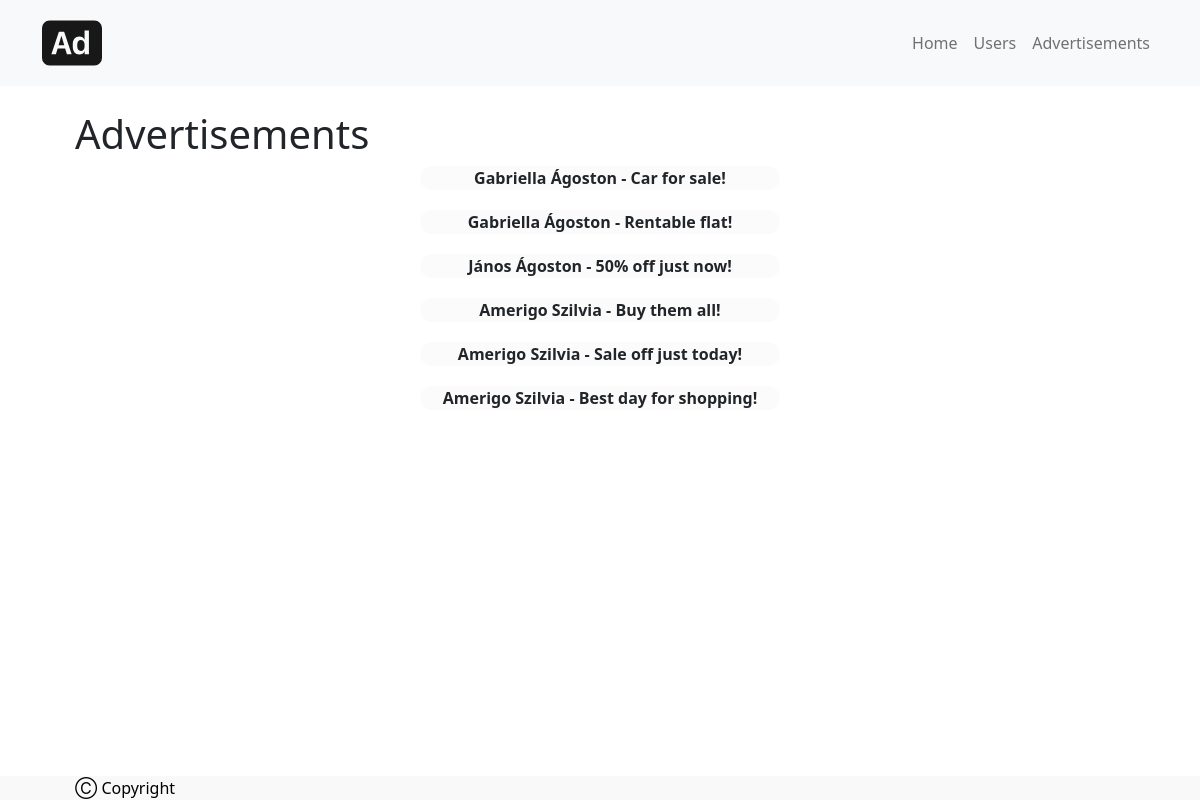
Screenshot of /?page=advertisements with the database file from the repository.
### tables this page shows
CREATE TABLE `advertisements` (
  `id` int(11) NOT NULL,
  `userid` int(11) NOT NULL,
  `title` varchar(70) NOT NULL
);

### classes/autoloader.php (called while the page is built, shortened)
<?php
    spl_autoload_register(function($class) {
        $class = strtolower($class);
        $class = str_replace('\\', '/', $class);
    });

### classes/req.php (called while the page is built, shortened)
<?php
class Req {
    public static function Get($name) {
        if(isset($_GET[$name])) {
            return htmlspecialchars($_GET[$name]);
        }
        return null;
    }
    public static function GetPage() {
        $page = self::Get('page');
        return $page;
    }
}

### classes/controller/advertisementController.php (called while the page is built, shortened)
<?php
class AdvertisementController {
    public static function Main(){
        $advertisements = \Classes\Model\Advertisement::GetAdvertisements();
        \Classes\View\AdvertisementView::ShowAdvertisementList($advertisements);
    }
}

### classes/model/db.php (called while the page is built, shortened)
<?php
class Db {
    public static function Query($sql, $params = []) {
        if(!self::$pdo) {
            self::$pdo = new \PDO('mysql:host=localhost;dbname=database;
            charset=utf8mb4', 'Brad', '1234');
        }
        $query = self::$pdo->prepare($sql);
        $query->execute($params);
        return $query;
    }
    public static function Select($table, $where = null) {
        $sql = 'SELECT * FROM ' . $table;
        $query = self::Query($sql);
        return $query->fetchAll(\PDO::FETCH_ASSOC);
    }
    private static $pdo = null;
}

### classes/model/advertisement.php (called while the page is built, shortened)
<?php
class Advertisement {
    public static function GetAdvertisements() {
        return Db::Select('advertisements');
    }
}

### classes/view/advertisementView.php (the view, shortened to what this page needs)
<?php
class AdvertisementView {
    public static function ShowAdvertisementList($advertisements) {
        echo '<h1>Advertisements</h1>';
        foreach ($advertisements as $advertisement) {
            switch ($advertisement['userid']) {
                case '1':
                    $name ='Gabriella Ágoston';
                    break;
                case '2':
                    $name ='János Ágoston';
                    break;
                case '3':
                    $name ='Amerigo Szilvia';
                    break;
            }
            echo '
                <p>'
                    .$name.' - '.$advertisement['title'].'
                </p>';
        }
    }
}

### classes/page.php (shortened to what this page needs)
<?php
class Page {
    public static function ShowBegin() {
        echo '<!DOCTYPE html>
        <html lang="en">
        <head>
            <link href="https://cdn.jsdelivr.net/npm/bootstrap@5.2.0-beta1/dist/css/bootstrap.min.css" rel="stylesheet">
            <link rel="stylesheet" href="style.css">
        </head>
        <body>
            <header>
                <nav class="navbar navbar-expand-sm navbar-light bg-light mb-4">
                    <div class="container">
                    <a class="navbar-brand" href="#"><svg xmlns="http://www.w3.org/2000/svg" width="60" height="60" fill="currentColor" class="bi bi-badge-ad-fill" viewBox="0 0 16 16">
                    </svg></a>
                    <div class="collapse navbar-collapse" id="navbarNav">
                        <ul class="navbar-nav ms-auto">
                        <li class="nav-item">
                            <a class="nav-link" href="index.php">Home</a>
                        </li>
                        <li class="nav-item">
                            <a class="nav-link" href="?page=users">Users</a>
                        </li>
                        <li class="nav-item">
                            <a class="nav-link" href="?page=advertisements">Advertisements</a>
                        </li>
                        </ul>
                    </div>
                    </div>
                </nav>
            </header>
            <main>';
    }
    public static function ShowEnd() {
        echo '</main>
            <footer>Ⓒ Copyright</footer>
            <script src="https://cdn.jsdelivr.net/npm/bootstrap@5.2.0-beta1/dist/js/bootstrap.bundle.min.js"></script>
        </body>
        </html>';
    }
}

### index.php (shortened to what this page needs)
<?php
    require_once 'classes/autoloader.php';
    Page::ShowBegin();
    $page = Req::GetPage();
    switch ($page) {
        case 'advertisements':
            Controller\AdvertisementController::Main($page);
            break;
    }
    Page::ShowEnd();
?>

### style.css (style rules this page uses)
footer { text-align: left; padding-left: 75px; position: fixed; left: 0; bottom: 0; width: 100%; color: black; background-color: rgba(239, 239, 239, 0.406); }
main { text-align: center; }
h1 { padding-left: 75px; text-align: left; }
p { margin: auto; margin-bottom: 20px; font-weight: bold; border-radius: 20px; width: 30%; background-color: rgba(239, 239, 239, 0.284); }

### rows the page displays
advertisements: userid "Gabriella Ágoston", title "Car for sale!"
advertisements: userid "Gabriella Ágoston", title "Rentable flat!"
advertisements: userid "János Ágoston", title "50% off just now!"
advertisements: userid "Amerigo Szilvia", title "Buy them all!"
advertisements: userid "Amerigo Szilvia", title "Sale off just today!"
advertisements: userid "Amerigo Szilvia", title "Best day for shopping!"
